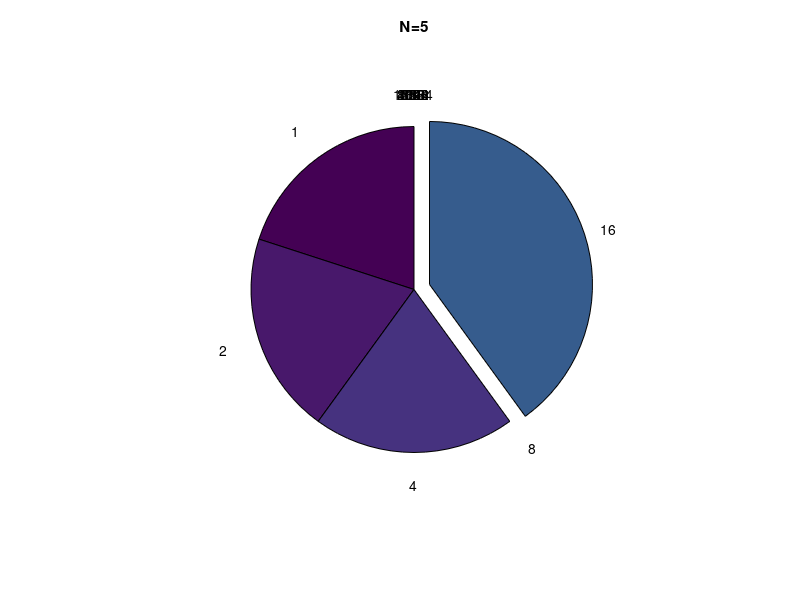

This chart was generated by the following MATLAB code:
% Jacob Krol
% Collatz Base 2 Center Chain Proportion

max = input('Maximum value to be tested:');
currentval = 1;
dim=13;
chain = zeros(2,dim+1);
chain(1,:) = 1:dim+1;

while(currentval < max)
    currentval = currentval+1;
    movingval = currentval;
    while(log2(movingval)-floor(log2(movingval))>0)
        if(mod(movingval,2)==0)
            movingval = movingval/2;
        else
            movingval = 3*movingval+1;
        end
    end
    chain(2,log2(movingval)) = chain(2,log2(movingval))+1;
end

chain = [0 chain(1,:); 1 chain(2,:)];
labels = {'1' '2' '4' '8' '16' '32' '64' '128' '256' '512' '1024' '2048' '4096' '8192' '16384'};
explode = zeros(1,dim+2);
explode(5) = 1;
pie(chain(2,:),explode,labels)
title(['N=' int2str(max)])